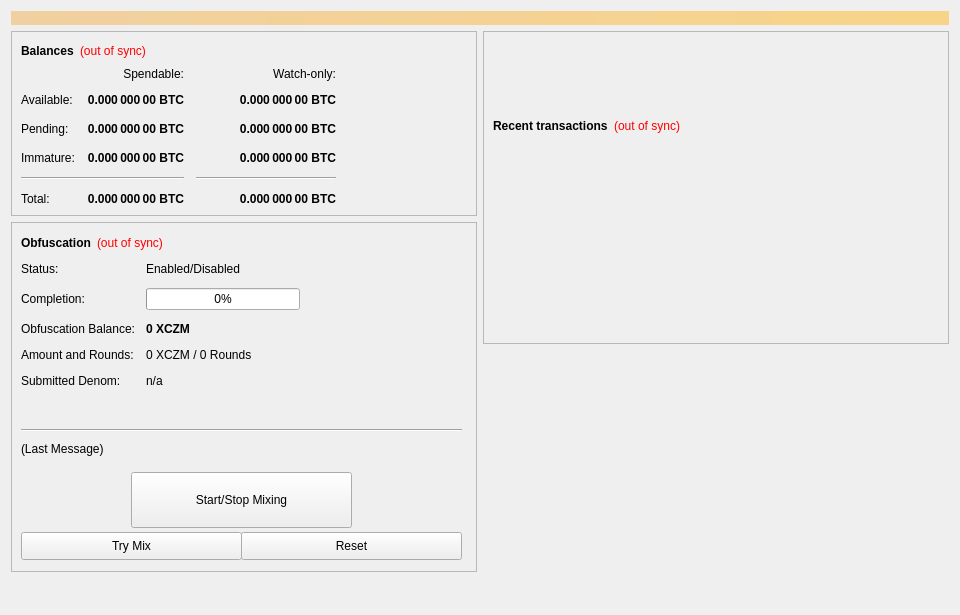
<?xml version="1.0" encoding="UTF-8"?>
<ui version="4.0">
 <class>OverviewPage</class>
 <widget class="QWidget" name="OverviewPage">
  <property name="geometry">
   <rect>
    <x>0</x>
    <y>0</y>
    <width>960</width>
    <height>615</height>
   </rect>
  </property>
  <property name="minimumSize">
   <size>
    <width>960</width>
    <height>0</height>
   </size>
  </property>
  <property name="windowTitle">
   <string>Form</string>
  </property>
  <layout class="QVBoxLayout" name="topLayout">
   <item>
    <widget class="QLabel" name="labelAlerts">
     <property name="visible">
      <bool>false</bool>
     </property>
     <property name="styleSheet">
      <string notr="true">background-color: qlineargradient(x1: 0, y1: 0, x2: 1, y2: 0, stop:0 #F0D0A0, stop:1 #F8D488); color:#000000;</string>
     </property>
     <property name="wordWrap">
      <bool>true</bool>
     </property>
     <property name="margin">
      <number>3</number>
     </property>
    </widget>
   </item>
   <item>
    <layout class="QHBoxLayout" name="horizontalLayout" stretch="1,1">
     <item>
      <layout class="QVBoxLayout" name="verticalLayout_2">
       <item>
        <widget class="QFrame" name="frame">
         <property name="frameShape">
          <enum>QFrame::StyledPanel</enum>
         </property>
         <property name="frameShadow">
          <enum>QFrame::Raised</enum>
         </property>
         <layout class="QVBoxLayout" name="verticalLayout_4">
          <item>
           <layout class="QHBoxLayout" name="horizontalLayout_4">
            <item>
             <widget class="QLabel" name="label_5">
              <property name="font">
               <font>
                <weight>75</weight>
                <bold>true</bold>
               </font>
              </property>
              <property name="text">
               <string>Balances</string>
              </property>
             </widget>
            </item>
            <item>
             <widget class="QLabel" name="labelWalletStatus">
              <property name="cursor">
               <cursorShape>WhatsThisCursor</cursorShape>
              </property>
              <property name="toolTip">
               <string>The displayed information may be out of date. Your wallet automatically synchronizes with the Xavander network after a connection is established, but this process has not completed yet.</string>
              </property>
              <property name="styleSheet">
               <string notr="true">QLabel { color: red; }</string>
              </property>
              <property name="text">
               <string notr="true">(out of sync)</string>
              </property>
              <property name="alignment">
               <set>Qt::AlignLeading|Qt::AlignLeft|Qt::AlignVCenter</set>
              </property>
             </widget>
            </item>
            <item>
             <spacer name="horizontalSpacer_3">
              <property name="orientation">
               <enum>Qt::Horizontal</enum>
              </property>
              <property name="sizeHint" stdset="0">
               <size>
                <width>40</width>
                <height>20</height>
               </size>
              </property>
             </spacer>
            </item>
           </layout>
          </item>
          <item>
           <layout class="QGridLayout" name="gridLayout">
            <property name="spacing">
             <number>12</number>
            </property>
            <item row="2" column="2">
             <widget class="QLabel" name="labelWatchPending">
              <property name="font">
               <font>
                <weight>75</weight>
                <bold>true</bold>
               </font>
              </property>
              <property name="cursor">
               <cursorShape>IBeamCursor</cursorShape>
              </property>
              <property name="toolTip">
               <string>Unconfirmed transactions to watch-only addresses</string>
              </property>
              <property name="text">
               <string notr="true">0.000 000 00 BTC</string>
              </property>
              <property name="alignment">
               <set>Qt::AlignRight|Qt::AlignTrailing|Qt::AlignVCenter</set>
              </property>
              <property name="textInteractionFlags">
               <set>Qt::LinksAccessibleByMouse|Qt::TextSelectableByKeyboard|Qt::TextSelectableByMouse</set>
              </property>
             </widget>
            </item>
            <item row="2" column="1">
             <widget class="QLabel" name="labelUnconfirmed">
              <property name="font">
               <font>
                <weight>75</weight>
                <bold>true</bold>
               </font>
              </property>
              <property name="cursor">
               <cursorShape>IBeamCursor</cursorShape>
              </property>
              <property name="toolTip">
               <string>Total of transactions that have yet to be confirmed, and do not yet count toward the spendable balance</string>
              </property>
              <property name="text">
               <string notr="true">0.000 000 00 BTC</string>
              </property>
              <property name="alignment">
               <set>Qt::AlignRight|Qt::AlignTrailing|Qt::AlignVCenter</set>
              </property>
              <property name="textInteractionFlags">
               <set>Qt::LinksAccessibleByMouse|Qt::TextSelectableByKeyboard|Qt::TextSelectableByMouse</set>
              </property>
             </widget>
            </item>
            <item row="3" column="2">
             <widget class="QLabel" name="labelWatchImmature">
              <property name="font">
               <font>
                <weight>75</weight>
                <bold>true</bold>
               </font>
              </property>
              <property name="cursor">
               <cursorShape>IBeamCursor</cursorShape>
              </property>
              <property name="toolTip">
               <string>Staked or masternode rewards in watch-only addresses that has not yet matured</string>
              </property>
              <property name="text">
               <string notr="true">0.000 000 00 BTC</string>
              </property>
              <property name="alignment">
               <set>Qt::AlignRight|Qt::AlignTrailing|Qt::AlignVCenter</set>
              </property>
              <property name="textInteractionFlags">
               <set>Qt::LinksAccessibleByMouse|Qt::TextSelectableByKeyboard|Qt::TextSelectableByMouse</set>
              </property>
             </widget>
            </item>
            <item row="4" column="0" colspan="2">
             <widget class="Line" name="lineSpendableBalance">
              <property name="orientation">
               <enum>Qt::Horizontal</enum>
              </property>
             </widget>
            </item>
            <item row="4" column="2">
             <widget class="Line" name="lineWatchBalance">
              <property name="sizePolicy">
               <sizepolicy hsizetype="Preferred" vsizetype="Fixed">
                <horstretch>0</horstretch>
                <verstretch>0</verstretch>
               </sizepolicy>
              </property>
              <property name="minimumSize">
               <size>
                <width>140</width>
                <height>0</height>
               </size>
              </property>
              <property name="orientation">
               <enum>Qt::Horizontal</enum>
              </property>
             </widget>
            </item>
            <item row="5" column="0">
             <widget class="QLabel" name="labelTotalText">
              <property name="text">
               <string>Total:</string>
              </property>
             </widget>
            </item>
            <item row="3" column="1">
             <widget class="QLabel" name="labelImmature">
              <property name="font">
               <font>
                <weight>75</weight>
                <bold>true</bold>
               </font>
              </property>
              <property name="cursor">
               <cursorShape>IBeamCursor</cursorShape>
              </property>
              <property name="toolTip">
               <string>Staked or masternode rewards that has not yet matured</string>
              </property>
              <property name="text">
               <string notr="true">0.000 000 00 BTC</string>
              </property>
              <property name="alignment">
               <set>Qt::AlignRight|Qt::AlignTrailing|Qt::AlignVCenter</set>
              </property>
              <property name="textInteractionFlags">
               <set>Qt::LinksAccessibleByMouse|Qt::TextSelectableByKeyboard|Qt::TextSelectableByMouse</set>
              </property>
             </widget>
            </item>
            <item row="2" column="3">
             <spacer name="horizontalSpacer_2">
              <property name="orientation">
               <enum>Qt::Horizontal</enum>
              </property>
              <property name="sizeHint" stdset="0">
               <size>
                <width>40</width>
                <height>20</height>
               </size>
              </property>
             </spacer>
            </item>
            <item row="3" column="0">
             <widget class="QLabel" name="labelImmatureText">
              <property name="text">
               <string>Immature:</string>
              </property>
             </widget>
            </item>
            <item row="5" column="1">
             <widget class="QLabel" name="labelTotal">
              <property name="font">
               <font>
                <weight>75</weight>
                <bold>true</bold>
               </font>
              </property>
              <property name="cursor">
               <cursorShape>IBeamCursor</cursorShape>
              </property>
              <property name="toolTip">
               <string>Your current total balance</string>
              </property>
              <property name="text">
               <string notr="true">0.000 000 00 BTC</string>
              </property>
              <property name="alignment">
               <set>Qt::AlignRight|Qt::AlignTrailing|Qt::AlignVCenter</set>
              </property>
              <property name="textInteractionFlags">
               <set>Qt::LinksAccessibleByMouse|Qt::TextSelectableByKeyboard|Qt::TextSelectableByMouse</set>
              </property>
             </widget>
            </item>
            <item row="5" column="2">
             <widget class="QLabel" name="labelWatchTotal">
              <property name="font">
               <font>
                <weight>75</weight>
                <bold>true</bold>
               </font>
              </property>
              <property name="cursor">
               <cursorShape>IBeamCursor</cursorShape>
              </property>
              <property name="toolTip">
               <string>Current total balance in watch-only addresses</string>
              </property>
              <property name="text">
               <string notr="true">0.000 000 00 BTC</string>
              </property>
              <property name="alignment">
               <set>Qt::AlignRight|Qt::AlignTrailing|Qt::AlignVCenter</set>
              </property>
              <property name="textInteractionFlags">
               <set>Qt::LinksAccessibleByMouse|Qt::TextSelectableByKeyboard|Qt::TextSelectableByMouse</set>
              </property>
             </widget>
            </item>
            <item row="0" column="2">
             <widget class="QLabel" name="labelWatchonly">
              <property name="text">
               <string>Watch-only:</string>
              </property>
              <property name="alignment">
               <set>Qt::AlignRight|Qt::AlignTrailing|Qt::AlignVCenter</set>
              </property>
             </widget>
            </item>
            <item row="1" column="0">
             <widget class="QLabel" name="labelBalanceText">
              <property name="text">
               <string>Available:</string>
              </property>
             </widget>
            </item>
            <item row="1" column="1">
             <widget class="QLabel" name="labelBalance">
              <property name="font">
               <font>
                <weight>75</weight>
                <bold>true</bold>
               </font>
              </property>
              <property name="cursor">
               <cursorShape>IBeamCursor</cursorShape>
              </property>
              <property name="toolTip">
               <string>Your current spendable balance</string>
              </property>
              <property name="text">
               <string notr="true">0.000 000 00 BTC</string>
              </property>
              <property name="alignment">
               <set>Qt::AlignRight|Qt::AlignTrailing|Qt::AlignVCenter</set>
              </property>
              <property name="textInteractionFlags">
               <set>Qt::LinksAccessibleByMouse|Qt::TextSelectableByKeyboard|Qt::TextSelectableByMouse</set>
              </property>
             </widget>
            </item>
            <item row="1" column="2">
             <widget class="QLabel" name="labelWatchAvailable">
              <property name="font">
               <font>
                <weight>75</weight>
                <bold>true</bold>
               </font>
              </property>
              <property name="cursor">
               <cursorShape>IBeamCursor</cursorShape>
              </property>
              <property name="toolTip">
               <string>Your current balance in watch-only addresses</string>
              </property>
              <property name="text">
               <string notr="true">0.000 000 00 BTC</string>
              </property>
              <property name="alignment">
               <set>Qt::AlignRight|Qt::AlignTrailing|Qt::AlignVCenter</set>
              </property>
              <property name="textInteractionFlags">
               <set>Qt::LinksAccessibleByMouse|Qt::TextSelectableByKeyboard|Qt::TextSelectableByMouse</set>
              </property>
             </widget>
            </item>
            <item row="2" column="0">
             <widget class="QLabel" name="labelPendingText">
              <property name="text">
               <string>Pending:</string>
              </property>
             </widget>
            </item>
            <item row="0" column="1">
             <widget class="QLabel" name="labelSpendable">
              <property name="text">
               <string>Spendable:</string>
              </property>
              <property name="alignment">
               <set>Qt::AlignRight|Qt::AlignTrailing|Qt::AlignVCenter</set>
              </property>
             </widget>
            </item>
           </layout>
          </item>
         </layout>
        </widget>
       </item>
       <item>
        <widget class="QFrame" name="frameObfuscation">
         <property name="minimumSize">
          <size>
           <width>0</width>
           <height>350</height>
          </size>
         </property>
         <property name="layoutDirection">
          <enum>Qt::LeftToRight</enum>
         </property>
         <property name="frameShape">
          <enum>QFrame::StyledPanel</enum>
         </property>
         <property name="frameShadow">
          <enum>QFrame::Raised</enum>
         </property>
         <widget class="QWidget" name="formLayoutWidget">
          <property name="geometry">
           <rect>
            <x>10</x>
            <y>40</y>
            <width>451</width>
            <height>161</height>
           </rect>
          </property>
          <layout class="QFormLayout" name="formLayout">
           <property name="fieldGrowthPolicy">
            <enum>QFormLayout::AllNonFixedFieldsGrow</enum>
           </property>
           <property name="horizontalSpacing">
            <number>11</number>
           </property>
           <property name="verticalSpacing">
            <number>12</number>
           </property>
           <item row="0" column="0">
            <widget class="QLabel" name="label_6">
             <property name="text">
              <string>Status:</string>
             </property>
            </widget>
           </item>
           <item row="1" column="0">
            <widget class="QLabel" name="label_7">
             <property name="text">
              <string>Completion:</string>
             </property>
            </widget>
           </item>
           <item row="1" column="1">
            <widget class="QProgressBar" name="obfuscationProgress">
             <property name="maximumSize">
              <size>
               <width>154</width>
               <height>16777215</height>
              </size>
             </property>
             <property name="value">
              <number>0</number>
             </property>
            </widget>
           </item>
           <item row="2" column="0">
            <widget class="QLabel" name="labelAnonymizedText">
             <property name="text">
              <string>Obfuscation Balance:</string>
             </property>
            </widget>
           </item>
           <item row="2" column="1">
            <widget class="QLabel" name="labelAnonymized">
             <property name="font">
              <font>
               <weight>75</weight>
               <bold>true</bold>
              </font>
             </property>
             <property name="text">
              <string notr="true">0 XCZM</string>
             </property>
            </widget>
           </item>
           <item row="3" column="0">
            <widget class="QLabel" name="label_8">
             <property name="text">
              <string>Amount and Rounds:</string>
             </property>
            </widget>
           </item>
           <item row="3" column="1">
            <widget class="QLabel" name="labelAmountRounds">
             <property name="text">
              <string>0 XCZM / 0 Rounds</string>
             </property>
            </widget>
           </item>
           <item row="4" column="0">
            <widget class="QLabel" name="label_9">
             <property name="text">
              <string>Submitted Denom:</string>
             </property>
            </widget>
           </item>
           <item row="4" column="1">
            <widget class="QLabel" name="labelSubmittedDenom">
             <property name="toolTip">
              <string>The denominations you submitted to the Masternode.&lt;br&gt;To mix, other users must submit the exact same denominations.</string>
             </property>
             <property name="text">
              <string>n/a</string>
             </property>
            </widget>
           </item>
           <item row="0" column="1">
            <widget class="QLabel" name="obfuscationEnabled">
             <property name="text">
              <string>Enabled/Disabled</string>
             </property>
            </widget>
           </item>
          </layout>
         </widget>
         <widget class="QPushButton" name="runAutoDenom">
          <property name="geometry">
           <rect>
            <x>251</x>
            <y>17</y>
            <width>1</width>
            <height>1</height>
           </rect>
          </property>
          <property name="palette">
           <palette>
            <active>
             <colorrole role="WindowText">
              <brush brushstyle="SolidPattern">
               <color alpha="255">
                <red>0</red>
                <green>0</green>
                <blue>0</blue>
               </color>
              </brush>
             </colorrole>
             <colorrole role="Button">
              <brush brushstyle="SolidPattern">
               <color alpha="255">
                <red>239</red>
                <green>238</green>
                <blue>238</blue>
               </color>
              </brush>
             </colorrole>
             <colorrole role="Light">
              <brush brushstyle="SolidPattern">
               <color alpha="255">
                <red>255</red>
                <green>255</green>
                <blue>255</blue>
               </color>
              </brush>
             </colorrole>
             <colorrole role="Midlight">
              <brush brushstyle="SolidPattern">
               <color alpha="255">
                <red>247</red>
                <green>246</green>
                <blue>246</blue>
               </color>
              </brush>
             </colorrole>
             <colorrole role="Dark">
              <brush brushstyle="SolidPattern">
               <color alpha="255">
                <red>119</red>
                <green>119</green>
                <blue>119</blue>
               </color>
              </brush>
             </colorrole>
             <colorrole role="Mid">
              <brush brushstyle="SolidPattern">
               <color alpha="255">
                <red>159</red>
                <green>159</green>
                <blue>159</blue>
               </color>
              </brush>
             </colorrole>
             <colorrole role="Text">
              <brush brushstyle="SolidPattern">
               <color alpha="255">
                <red>0</red>
                <green>0</green>
                <blue>0</blue>
               </color>
              </brush>
             </colorrole>
             <colorrole role="BrightText">
              <brush brushstyle="SolidPattern">
               <color alpha="255">
                <red>255</red>
                <green>255</green>
                <blue>255</blue>
               </color>
              </brush>
             </colorrole>
             <colorrole role="ButtonText">
              <brush brushstyle="SolidPattern">
               <color alpha="255">
                <red>0</red>
                <green>0</green>
                <blue>0</blue>
               </color>
              </brush>
             </colorrole>
             <colorrole role="Base">
              <brush brushstyle="SolidPattern">
               <color alpha="255">
                <red>255</red>
                <green>255</green>
                <blue>255</blue>
               </color>
              </brush>
             </colorrole>
             <colorrole role="Window">
              <brush brushstyle="SolidPattern">
               <color alpha="255">
                <red>239</red>
                <green>238</green>
                <blue>238</blue>
               </color>
              </brush>
             </colorrole>
             <colorrole role="Shadow">
              <brush brushstyle="SolidPattern">
               <color alpha="255">
                <red>0</red>
                <green>0</green>
                <blue>0</blue>
               </color>
              </brush>
             </colorrole>
             <colorrole role="AlternateBase">
              <brush brushstyle="SolidPattern">
               <color alpha="255">
                <red>247</red>
                <green>246</green>
                <blue>246</blue>
               </color>
              </brush>
             </colorrole>
             <colorrole role="ToolTipBase">
              <brush brushstyle="SolidPattern">
               <color alpha="255">
                <red>255</red>
                <green>255</green>
                <blue>220</blue>
               </color>
              </brush>
             </colorrole>
             <colorrole role="ToolTipText">
              <brush brushstyle="SolidPattern">
               <color alpha="255">
                <red>0</red>
                <green>0</green>
                <blue>0</blue>
               </color>
              </brush>
             </colorrole>
            </active>
            <inactive>
             <colorrole role="WindowText">
              <brush brushstyle="SolidPattern">
               <color alpha="255">
                <red>0</red>
                <green>0</green>
                <blue>0</blue>
               </color>
              </brush>
             </colorrole>
             <colorrole role="Button">
              <brush brushstyle="SolidPattern">
               <color alpha="255">
                <red>239</red>
                <green>238</green>
                <blue>238</blue>
               </color>
              </brush>
             </colorrole>
             <colorrole role="Light">
              <brush brushstyle="SolidPattern">
               <color alpha="255">
                <red>255</red>
                <green>255</green>
                <blue>255</blue>
               </color>
              </brush>
             </colorrole>
             <colorrole role="Midlight">
              <brush brushstyle="SolidPattern">
               <color alpha="255">
                <red>247</red>
                <green>246</green>
                <blue>246</blue>
               </color>
              </brush>
             </colorrole>
             <colorrole role="Dark">
              <brush brushstyle="SolidPattern">
               <color alpha="255">
                <red>119</red>
                <green>119</green>
                <blue>119</blue>
               </color>
              </brush>
             </colorrole>
             <colorrole role="Mid">
              <brush brushstyle="SolidPattern">
               <color alpha="255">
                <red>159</red>
                <green>159</green>
                <blue>159</blue>
               </color>
              </brush>
             </colorrole>
             <colorrole role="Text">
              <brush brushstyle="SolidPattern">
               <color alpha="255">
                <red>0</red>
                <green>0</green>
                <blue>0</blue>
               </color>
              </brush>
             </colorrole>
             <colorrole role="BrightText">
              <brush brushstyle="SolidPattern">
               <color alpha="255">
                <red>255</red>
                <green>255</green>
                <blue>255</blue>
               </color>
              </brush>
             </colorrole>
             <colorrole role="ButtonText">
              <brush brushstyle="SolidPattern">
               <color alpha="255">
                <red>0</red>
                <green>0</green>
                <blue>0</blue>
               </color>
              </brush>
             </colorrole>
             <colorrole role="Base">
              <brush brushstyle="SolidPattern">
               <color alpha="255">
                <red>255</red>
                <green>255</green>
                <blue>255</blue>
               </color>
              </brush>
             </colorrole>
             <colorrole role="Window">
              <brush brushstyle="SolidPattern">
               <color alpha="255">
                <red>239</red>
                <green>238</green>
                <blue>238</blue>
               </color>
              </brush>
             </colorrole>
             <colorrole role="Shadow">
              <brush brushstyle="SolidPattern">
               <color alpha="255">
                <red>0</red>
                <green>0</green>
                <blue>0</blue>
               </color>
              </brush>
             </colorrole>
             <colorrole role="AlternateBase">
              <brush brushstyle="SolidPattern">
               <color alpha="255">
                <red>247</red>
                <green>246</green>
                <blue>246</blue>
               </color>
              </brush>
             </colorrole>
             <colorrole role="ToolTipBase">
              <brush brushstyle="SolidPattern">
               <color alpha="255">
                <red>255</red>
                <green>255</green>
                <blue>220</blue>
               </color>
              </brush>
             </colorrole>
             <colorrole role="ToolTipText">
              <brush brushstyle="SolidPattern">
               <color alpha="255">
                <red>0</red>
                <green>0</green>
                <blue>0</blue>
               </color>
              </brush>
             </colorrole>
            </inactive>
            <disabled>
             <colorrole role="WindowText">
              <brush brushstyle="SolidPattern">
               <color alpha="255">
                <red>119</red>
                <green>119</green>
                <blue>119</blue>
               </color>
              </brush>
             </colorrole>
             <colorrole role="Button">
              <brush brushstyle="SolidPattern">
               <color alpha="255">
                <red>239</red>
                <green>238</green>
                <blue>238</blue>
               </color>
              </brush>
             </colorrole>
             <colorrole role="Light">
              <brush brushstyle="SolidPattern">
               <color alpha="255">
                <red>255</red>
                <green>255</green>
                <blue>255</blue>
               </color>
              </brush>
             </colorrole>
             <colorrole role="Midlight">
              <brush brushstyle="SolidPattern">
               <color alpha="255">
                <red>247</red>
                <green>246</green>
                <blue>246</blue>
               </color>
              </brush>
             </colorrole>
             <colorrole role="Dark">
              <brush brushstyle="SolidPattern">
               <color alpha="255">
                <red>119</red>
                <green>119</green>
                <blue>119</blue>
               </color>
              </brush>
             </colorrole>
             <colorrole role="Mid">
              <brush brushstyle="SolidPattern">
               <color alpha="255">
                <red>159</red>
                <green>159</green>
                <blue>159</blue>
               </color>
              </brush>
             </colorrole>
             <colorrole role="Text">
              <brush brushstyle="SolidPattern">
               <color alpha="255">
                <red>119</red>
                <green>119</green>
                <blue>119</blue>
               </color>
              </brush>
             </colorrole>
             <colorrole role="BrightText">
              <brush brushstyle="SolidPattern">
               <color alpha="255">
                <red>255</red>
                <green>255</green>
                <blue>255</blue>
               </color>
              </brush>
             </colorrole>
             <colorrole role="ButtonText">
              <brush brushstyle="SolidPattern">
               <color alpha="255">
                <red>119</red>
                <green>119</green>
                <blue>119</blue>
               </color>
              </brush>
             </colorrole>
             <colorrole role="Base">
              <brush brushstyle="SolidPattern">
               <color alpha="255">
                <red>239</red>
                <green>238</green>
                <blue>238</blue>
               </color>
              </brush>
             </colorrole>
             <colorrole role="Window">
              <brush brushstyle="SolidPattern">
               <color alpha="255">
                <red>239</red>
                <green>238</green>
                <blue>238</blue>
               </color>
              </brush>
             </colorrole>
             <colorrole role="Shadow">
              <brush brushstyle="SolidPattern">
               <color alpha="255">
                <red>0</red>
                <green>0</green>
                <blue>0</blue>
               </color>
              </brush>
             </colorrole>
             <colorrole role="AlternateBase">
              <brush brushstyle="SolidPattern">
               <color alpha="255">
                <red>239</red>
                <green>238</green>
                <blue>238</blue>
               </color>
              </brush>
             </colorrole>
             <colorrole role="ToolTipBase">
              <brush brushstyle="SolidPattern">
               <color alpha="255">
                <red>255</red>
                <green>255</green>
                <blue>220</blue>
               </color>
              </brush>
             </colorrole>
             <colorrole role="ToolTipText">
              <brush brushstyle="SolidPattern">
               <color alpha="255">
                <red>0</red>
                <green>0</green>
                <blue>0</blue>
               </color>
              </brush>
             </colorrole>
            </disabled>
           </palette>
          </property>
          <property name="focusPolicy">
           <enum>Qt::NoFocus</enum>
          </property>
          <property name="autoFillBackground">
           <bool>true</bool>
          </property>
          <property name="text">
           <string/>
          </property>
          <property name="flat">
           <bool>true</bool>
          </property>
         </widget>
         <widget class="QPushButton" name="toggleObfuscation">
          <property name="geometry">
           <rect>
            <x>120</x>
            <y>250</y>
            <width>221</width>
            <height>56</height>
           </rect>
          </property>
          <property name="sizePolicy">
           <sizepolicy hsizetype="MinimumExpanding" vsizetype="Fixed">
            <horstretch>0</horstretch>
            <verstretch>0</verstretch>
           </sizepolicy>
          </property>
          <property name="text">
           <string>Start/Stop Mixing</string>
          </property>
         </widget>
         <widget class="Line" name="lineLastMessage">
          <property name="geometry">
           <rect>
            <x>10</x>
            <y>200</y>
            <width>441</width>
            <height>16</height>
           </rect>
          </property>
          <property name="orientation">
           <enum>Qt::Horizontal</enum>
          </property>
         </widget>
         <widget class="QLabel" name="obfuscationStatus">
          <property name="geometry">
           <rect>
            <x>10</x>
            <y>220</y>
            <width>451</width>
            <height>61</height>
           </rect>
          </property>
          <property name="minimumSize">
           <size>
            <width>288</width>
            <height>43</height>
           </size>
          </property>
          <property name="text">
           <string>(Last Message)</string>
          </property>
          <property name="alignment">
           <set>Qt::AlignLeading|Qt::AlignLeft|Qt::AlignTop</set>
          </property>
          <property name="wordWrap">
           <bool>true</bool>
          </property>
         </widget>
         <widget class="QPushButton" name="obfuscationAuto">
          <property name="geometry">
           <rect>
            <x>10</x>
            <y>310</y>
            <width>221</width>
            <height>28</height>
           </rect>
          </property>
          <property name="sizePolicy">
           <sizepolicy hsizetype="MinimumExpanding" vsizetype="Fixed">
            <horstretch>0</horstretch>
            <verstretch>0</verstretch>
           </sizepolicy>
          </property>
          <property name="toolTip">
           <string>Try to manually submit a Obfuscation request.</string>
          </property>
          <property name="text">
           <string>Try Mix</string>
          </property>
         </widget>
         <widget class="QPushButton" name="obfuscationReset">
          <property name="geometry">
           <rect>
            <x>230</x>
            <y>310</y>
            <width>221</width>
            <height>28</height>
           </rect>
          </property>
          <property name="sizePolicy">
           <sizepolicy hsizetype="MinimumExpanding" vsizetype="Fixed">
            <horstretch>0</horstretch>
            <verstretch>0</verstretch>
           </sizepolicy>
          </property>
          <property name="toolTip">
           <string>Reset the current status of Obfuscation (can interrupt Obfuscation if it's in the process of Mixing, which can cost you money!)</string>
          </property>
          <property name="autoFillBackground">
           <bool>false</bool>
          </property>
          <property name="text">
           <string>Reset</string>
          </property>
         </widget>
         <widget class="QWidget" name="layoutWidget">
          <property name="geometry">
           <rect>
            <x>10</x>
            <y>10</y>
            <width>431</width>
            <height>22</height>
           </rect>
          </property>
          <layout class="QHBoxLayout" name="horizontalLayout_5">
           <item>
            <widget class="QLabel" name="label_2">
             <property name="font">
              <font>
               <weight>75</weight>
               <bold>true</bold>
              </font>
             </property>
             <property name="text">
              <string>Obfuscation</string>
             </property>
            </widget>
           </item>
           <item>
            <widget class="QLabel" name="labelObfuscationSyncStatus">
             <property name="toolTip">
              <string>The displayed information may be out of date. Your wallet automatically synchronizes with the Xavander network after a connection is established, but this process has not completed yet.</string>
             </property>
             <property name="styleSheet">
              <string notr="true">QLabel { color: red; }</string>
             </property>
             <property name="text">
              <string notr="true">(out of sync)</string>
             </property>
             <property name="alignment">
              <set>Qt::AlignLeading|Qt::AlignLeft|Qt::AlignVCenter</set>
             </property>
            </widget>
           </item>
           <item>
            <spacer name="horizontalSpacer_4">
             <property name="orientation">
              <enum>Qt::Horizontal</enum>
             </property>
             <property name="sizeHint" stdset="0">
              <size>
               <width>40</width>
               <height>20</height>
              </size>
             </property>
            </spacer>
           </item>
          </layout>
         </widget>
        </widget>
       </item>
       <item>
        <spacer name="verticalSpacer">
         <property name="orientation">
          <enum>Qt::Vertical</enum>
         </property>
         <property name="sizeHint" stdset="0">
          <size>
           <width>20</width>
           <height>40</height>
          </size>
         </property>
        </spacer>
       </item>
      </layout>
     </item>
     <item>
      <layout class="QVBoxLayout" name="verticalLayout_3">
       <item>
        <widget class="QFrame" name="frame_2">
         <property name="frameShape">
          <enum>QFrame::StyledPanel</enum>
         </property>
         <property name="frameShadow">
          <enum>QFrame::Raised</enum>
         </property>
         <layout class="QVBoxLayout" name="verticalLayout">
          <item>
           <spacer name="verticalSpacer_3">
            <property name="orientation">
             <enum>Qt::Vertical</enum>
            </property>
            <property name="sizeType">
             <enum>QSizePolicy::Fixed</enum>
            </property>
            <property name="sizeHint" stdset="0">
             <size>
              <width>20</width>
              <height>75</height>
             </size>
            </property>
           </spacer>
          </item>
          <item>
           <layout class="QHBoxLayout" name="horizontalLayout_2">
            <item>
             <widget class="QLabel" name="label_4">
              <property name="font">
               <font>
                <weight>75</weight>
                <bold>true</bold>
               </font>
              </property>
              <property name="text">
               <string>Recent transactions</string>
              </property>
             </widget>
            </item>
            <item>
             <widget class="QLabel" name="labelTransactionsStatus">
              <property name="cursor">
               <cursorShape>WhatsThisCursor</cursorShape>
              </property>
              <property name="toolTip">
               <string>The displayed information may be out of date. Your wallet automatically synchronizes with the Xavander network after a connection is established, but this process has not completed yet.</string>
              </property>
              <property name="styleSheet">
               <string notr="true">QLabel { color: red; }</string>
              </property>
              <property name="text">
               <string notr="true">(out of sync)</string>
              </property>
              <property name="alignment">
               <set>Qt::AlignRight|Qt::AlignTrailing|Qt::AlignVCenter</set>
              </property>
             </widget>
            </item>
            <item>
             <spacer name="horizontalSpacer">
              <property name="orientation">
               <enum>Qt::Horizontal</enum>
              </property>
              <property name="sizeHint" stdset="0">
               <size>
                <width>40</width>
                <height>20</height>
               </size>
              </property>
             </spacer>
            </item>
           </layout>
          </item>
          <item>
           <widget class="QListView" name="listTransactions">
            <property name="styleSheet">
             <string notr="true">QListView { background: transparent; }</string>
            </property>
            <property name="frameShape">
             <enum>QFrame::NoFrame</enum>
            </property>
            <property name="verticalScrollBarPolicy">
             <enum>Qt::ScrollBarAlwaysOff</enum>
            </property>
            <property name="horizontalScrollBarPolicy">
             <enum>Qt::ScrollBarAlwaysOff</enum>
            </property>
            <property name="selectionMode">
             <enum>QAbstractItemView::NoSelection</enum>
            </property>
           </widget>
          </item>
         </layout>
        </widget>
       </item>
       <item>
        <spacer name="verticalSpacer_2">
         <property name="orientation">
          <enum>Qt::Vertical</enum>
         </property>
         <property name="sizeType">
          <enum>QSizePolicy::Expanding</enum>
         </property>
         <property name="sizeHint" stdset="0">
          <size>
           <width>20</width>
           <height>40</height>
          </size>
         </property>
        </spacer>
       </item>
      </layout>
     </item>
    </layout>
   </item>
  </layout>
 </widget>
 <resources/>
 <connections/>
</ui>
